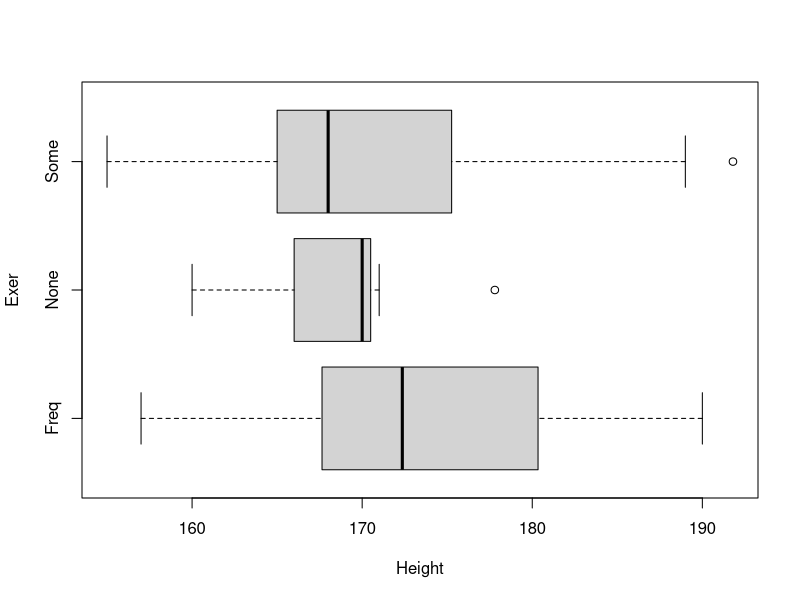
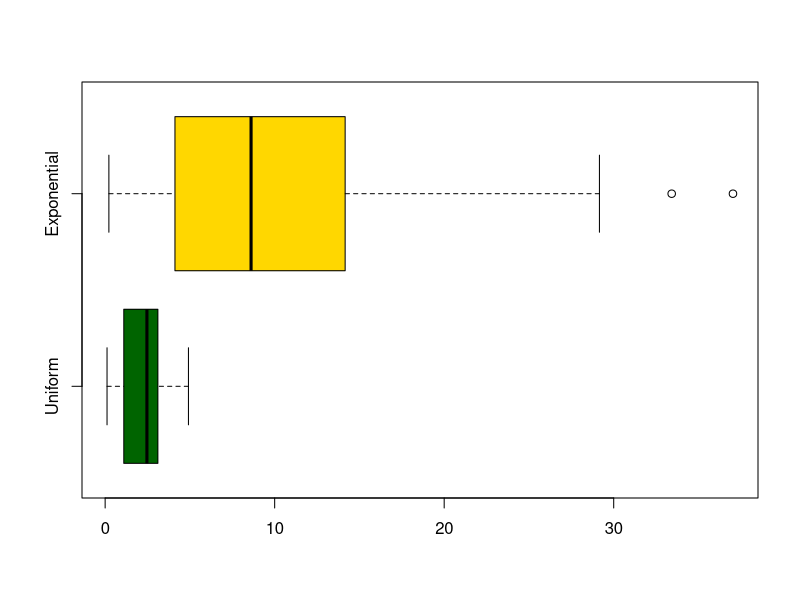
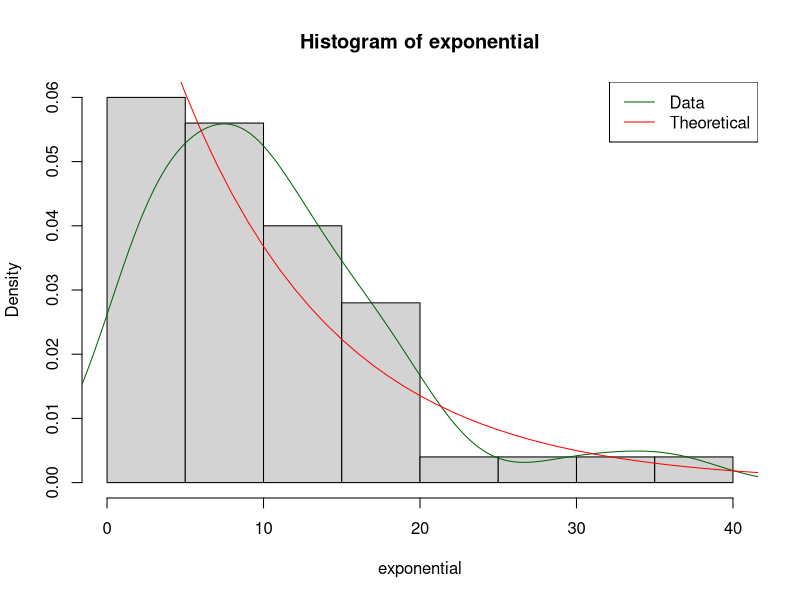

The R script that drew these images, in order:
## ---- chunk 1
library('MASS')

indexes = sample(nrow(survey), 50)
students = survey[indexes,]
attach(students)
students
## ---- chunk 2
women = students[Sex == 'Female',]
women_by_age = women[order(Age),]
women_by_age[1,]
## ---- chunk 3
students_by_height = students[order(-Height),]
students_by_height[1:3, 'Sex']
## ---- chunk 4
men_over_80_pulse = students[Sex == 'Male' & Pulse > 80,]
mean(Age, na.rm = TRUE)
## ---- chunk 5
boxplot(Height~Exer, horizontal = TRUE)
## ---- chunk 6
X = 5
Y = 10
uniform = runif(50, 0, X)
exponential = rexp(50, rate=1/Y)
## ---- chunk 7
boxplot(uniform, exponential, horizontal = TRUE, names = c('Uniform', 'Exponential'), col = c("darkgreen", "gold"))
## ---- chunk 8
hist(exponential, probability = TRUE)
lines(density(exponential), col='darkgreen')

z = seq(0, 50, 1)
y = dexp(z, 1/Y)
lines(z, y, col='red')

legend('topright', legend=c('Data', 'Theoretical'), col=c('darkgreen', 'red'), lty=1:1)
## ---- chunk 9
f <- function(k, T, n){
  counter = 0
  for(i in 1:n){
    X = sample(1:T, 3, replace = TRUE)
    sum = X[1] + 2*X[2] + 3*X[3]
    if (sum == k) {
      counter = counter+1
    }
  }
  return (counter / n)
}

T = sample(1:10, 1)
k = sample(10:30, 1)

for(n in c(100,1000,10000,100000,1000000)) {
  prob = f(k, T, n)
  res = sprintf("f(%d, %d, %d) = %f", k, T, n, prob)
  print(res)
}

## ---- chunk 10
X = rgamma(1000, 2, 0.5)
## ---- chunk 11
1 - pgamma(2, 2, 0.5)
## ---- chunk 12
qgamma(0.65, 2, 0.5)
## ---- chunk 13
summary(X)
